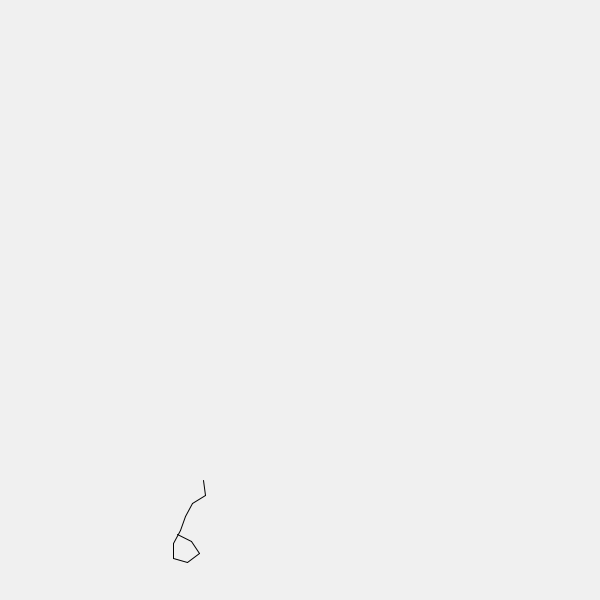
Frame 1 (no input)
Frame 60 (the mouse pressed at the canvas centre just before this capture): identical to frame 1, image omitted
Frame 120 (the mouse held since frame 60 and released just before this capture): identical to frame 1, image omitted

The Processing sketch that drew this single still picture (run headless with seeded random() and noise(); from frame 60 on, the mouse is pressed at the canvas centre):

// Processing sketch: hairs
// ── hairs.pde
int N = 10;
float[] x0 = new float[N];
float[] y0 = new float[N];
float[] x1 = new float[N];
float[] y1 = new float[N];
float[] x2 = new float[N];
float[] y2 = new float[N];
float[] x3 = new float[N];
float[] y3 = new float[N];

void setup() {
  size(600, 600);
  // create random connected line segments of
  // length 3..9
  int i = 0;
  // N = 5
  // 0, 1, 2, 3, 4
  while (i <= N - 5) { 
    int L = min(N - i, 5 + int(random(9)));
    float x = random(-200, 200), 
          y = random(-200, 200),
          a = random(TAU),
          r = 15,
          wiggliness = 0.25 * TAU;
    for (int j = 0; j < L; j++) {
      x0[i] = x; y0[i] = y;
      x += r * cos(a);
      y += r * sin(a);
      a += random(-wiggliness, wiggliness);
      x1[i] = x; y1[i] = y;
      i++;
    }
  }
}

void draw() {
  float t = millis() / 1000.0;
  background(240);
  stroke(0);
  
  pushMatrix();
    translate(width/2, height/2);
    for (int i = 0; i < N; i++) {
      line(x0[i], y0[i], x1[i], y1[i]);
    }
  popMatrix();
}
